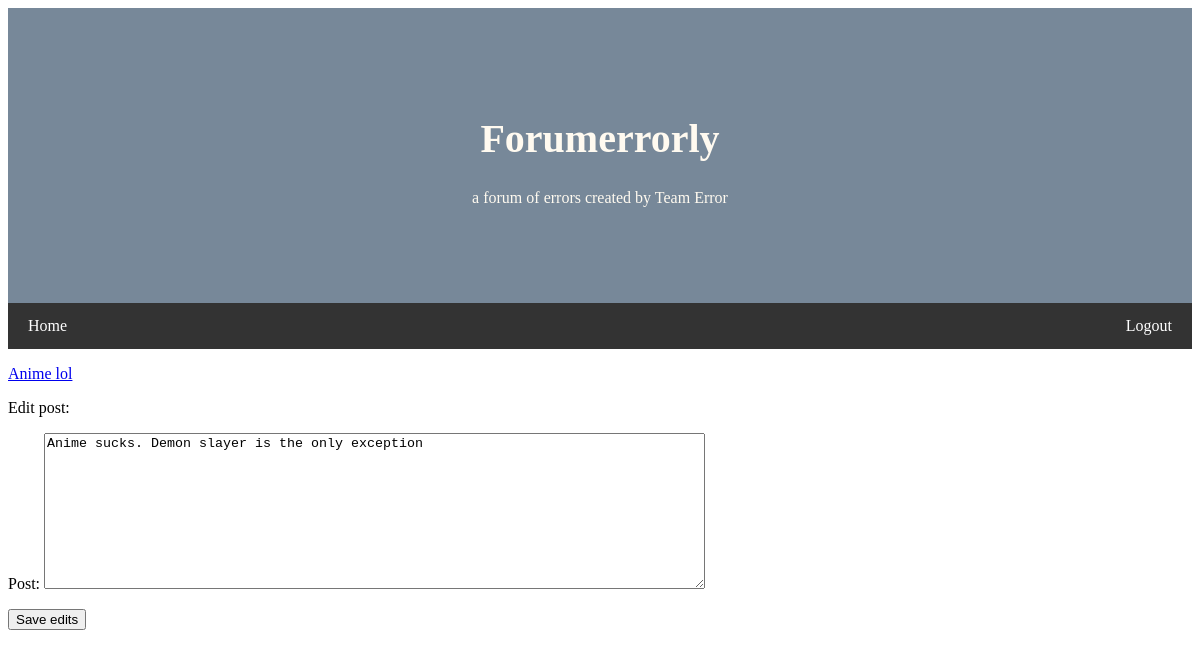
Page /edit_post/5/ on the committed database.
### fe_app/models.py (models this page shows, shortened)
class Thread(models.Model):
    text = models.CharField(max_length=200)                 # can add more fields here later! check Django Model Field Ref
    date_added = models.DateTimeField(auto_now_add=True)
    def __str__(self):
        return self.text

class Post(models.Model):
    thread = models.ForeignKey(Thread, on_delete=models.CASCADE)  # connects post to thread, deletes entire thread
    text = models.TextField()   # no char limit for posts
    date_added = models.DateTimeField(auto_now_add=True)    # shows timestamp for post
    """ May not need this!
    class Meta:
        # Extra information for managing Post model.
    """

### fe_app/views.py (the view)
# urls.py: path('edit_post/<int:post_id>/', views.edit_post, name='edit_post'),    # page to edit post
def edit_post(request, post_id):
    post = Post.objects.get(id=post_id)
    thread = post.thread
    if request.method != 'POST':
        form = PostForm(instance=post)  # auto fill with current entry
    else:
        form = PostForm(instance=post, data=request.POST)
        if form.is_valid():
            form.save()
            return redirect('fe_app:thread', thread_id=thread.id)
    context = {'post': post, 'thread': thread, 'form': form}
    return render(request, 'fe_app/edit_post.html', context)

### fe_app/forms.py
class PostForm(forms.ModelForm):
    class Meta:
        model = Post
        fields = ['text']
        labels = {'text': 'Post:'}
        widgets = {'text': forms.Textarea(attrs={'cols': 80})}   # use HTML widget for text box

### fe_app/templates/fe_app/edit_post.html (shortened to what this page needs)
{% extends "fe_app/base.html" %}
{% block content %}
    <p><a href="{% url 'fe_app:thread' thread.id %}">{{ thread }}</a></p>
    <p>Edit post:</p>
    <form action="{% url 'fe_app:edit_post' post.id %}" method='post'>
        {{ form.as_p }}
        <button name="Submit">Save edits</button>
    </form>
{% endblock content %}

### fe_app/templates/fe_app/base.html (style rules this page uses)
body { font-family: Corsiva; }

### rows in the picture
Thread: text "Anime lol"
Post: text "Anime sucks. Demon slayer is the only exception"
